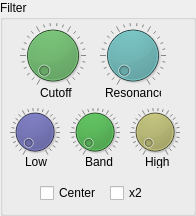
      <widget class="QGroupBox" name="filter">
       <property name="geometry">
        <rect>
         <x>855</x>
         <y>20</y>
         <width>196</width>
         <height>216</height>
        </rect>
       </property>
       <property name="title">
        <string>Filter</string>
       </property>
       <widget class="QDial" name="cutoff">
        <property name="geometry">
         <rect>
          <x>20</x>
          <y>15</y>
          <width>66</width>
          <height>81</height>
         </rect>
        </property>
        <property name="styleSheet">
         <string notr="true">background-color: #585</string>
        </property>
        <property name="notchesVisible">
         <bool>true</bool>
        </property>
       </widget>
       <widget class="QDial" name="resonance">
        <property name="geometry">
         <rect>
          <x>100</x>
          <y>15</y>
          <width>66</width>
          <height>81</height>
         </rect>
        </property>
        <property name="styleSheet">
         <string notr="true">background-color: #588</string>
        </property>
        <property name="notchesVisible">
         <bool>true</bool>
        </property>
       </widget>
       <widget class="QDial" name="lowpass">
        <property name="geometry">
         <rect>
          <x>10</x>
          <y>100</y>
          <width>50</width>
          <height>64</height>
         </rect>
        </property>
        <property name="styleSheet">
         <string notr="true">background-color: #232336</string>
        </property>
        <property name="notchesVisible">
         <bool>true</bool>
        </property>
       </widget>
       <widget class="QDial" name="bandpass">
        <property name="geometry">
         <rect>
          <x>70</x>
          <y>100</y>
          <width>50</width>
          <height>64</height>
         </rect>
        </property>
        <property name="styleSheet">
         <string notr="true">background-color: #132613</string>
        </property>
        <property name="notchesVisible">
         <bool>true</bool>
        </property>
       </widget>
       <widget class="QDial" name="highpass">
        <property name="geometry">
         <rect>
          <x>130</x>
          <y>100</y>
          <width>50</width>
          <height>64</height>
         </rect>
        </property>
        <property name="styleSheet">
         <string notr="true">background-color: #363623</string>
        </property>
        <property name="notchesVisible">
         <bool>true</bool>
        </property>
       </widget>
       <widget class="QLabel" name="label_90">
        <property name="geometry">
         <rect>
          <x>40</x>
          <y>85</y>
          <width>51</width>
          <height>16</height>
         </rect>
        </property>
        <property name="text">
         <string>Cutoff</string>
        </property>
       </widget>
       <widget class="QLabel" name="label_91">
        <property name="geometry">
         <rect>
          <x>105</x>
          <y>85</y>
          <width>56</width>
          <height>16</height>
         </rect>
        </property>
        <property name="text">
         <string>Resonance</string>
        </property>
       </widget>
       <widget class="QLabel" name="label_92">
        <property name="geometry">
         <rect>
          <x>25</x>
          <y>155</y>
          <width>47</width>
          <height>13</height>
         </rect>
        </property>
        <property name="text">
         <string>Low</string>
        </property>
       </widget>
       <widget class="QLabel" name="label_93">
        <property name="geometry">
         <rect>
          <x>85</x>
          <y>155</y>
          <width>47</width>
          <height>13</height>
         </rect>
        </property>
        <property name="text">
         <string>Band</string>
        </property>
       </widget>
       <widget class="QLabel" name="label_94">
        <property name="geometry">
         <rect>
          <x>145</x>
          <y>155</y>
          <width>47</width>
          <height>13</height>
         </rect>
        </property>
        <property name="text">
         <string>High</string>
        </property>
       </widget>
       <widget class="QCheckBox" name="center">
        <property name="geometry">
         <rect>
          <x>40</x>
          <y>180</y>
          <width>66</width>
          <height>26</height>
         </rect>
        </property>
        <property name="text">
         <string>Center</string>
        </property>
        <property name="tristate">
         <bool>false</bool>
        </property>
       </widget>
       <widget class="QCheckBox" name="multiply2">
        <property name="geometry">
         <rect>
          <x>110</x>
          <y>180</y>
          <width>66</width>
          <height>26</height>
         </rect>
        </property>
        <property name="text">
         <string>x2</string>
        </property>
        <property name="tristate">
         <bool>false</bool>
        </property>
       </widget>
      </widget>
